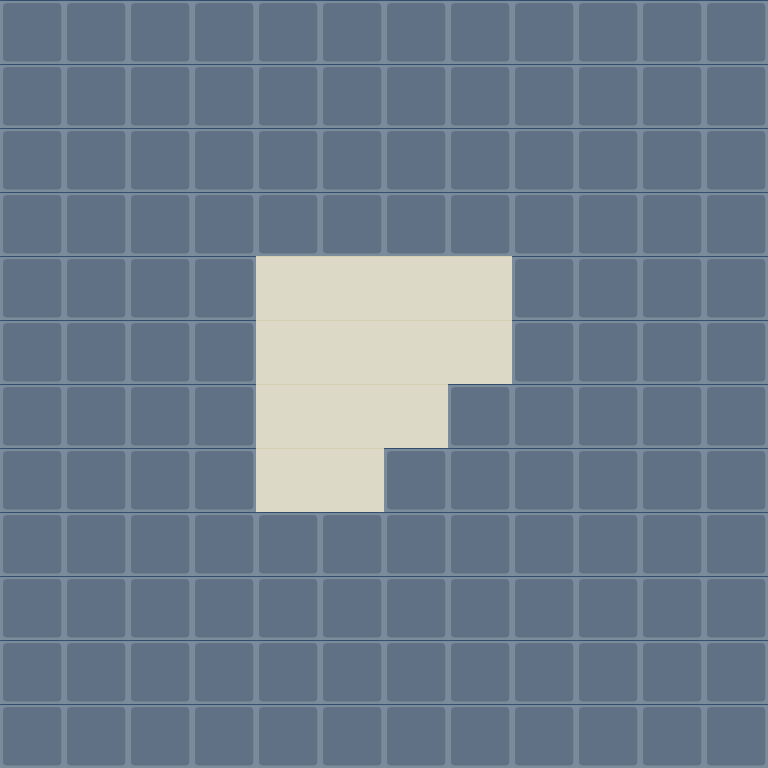

The image is a tile-based game level rendered from a .tmx file. Its description and source (layers, tilesets, objects; grid data summarised) follow:
An orthogonal 12x12 tile map with 64x64 px tiles, 2 tile layers (Tile Layer 1, Meta), 3 tilesets and 4 objects (2x BlueSpawn, 2x RedSpawn).

<map version="1.0" orientation="orthogonal" renderorder="right-down" width="12" height="12" tilewidth="64" tileheight="64" backgroundcolor="#ebe8e6">
 <tileset firstgid="1" name="Tiles_V1" tilewidth="64" tileheight="64">
  <image source="tiles_v1.png" width="128" height="320" />
 </tileset>
 <tileset firstgid="11" name="metaTiles_v1" tilewidth="64" tileheight="64">
  <image source="metaTiles_v1.png" width="320" height="64" />
  <tile id="1">
   <properties>
    <property name="Free" value="True" />
    <property name="Stop" value="False" />
   </properties>
  </tile>
  <tile id="4">
   <properties>
    <property name="Stop" value="True" />
   </properties>
  </tile>
 </tileset>
 <tileset firstgid="16" name="Tiles_V2" tilewidth="64" tileheight="64">
  <image source="tiles_v2.png" width="321" height="192" />
 </tileset>
 <objectgroup color="#ebe8e6" name="Objects">
  <object name="BlueSpawn" x="256" y="448" width="64" height="64">
   <properties>
    <property name="Stop" value="True" />
   </properties>
  </object>
  <object name="BlueSpawn" x="448" y="320" width="64" height="64" />
  <object name="RedSpawn" x="448" y="256" width="64" height="64" />
  <object name="RedSpawn" x="320" y="448" width="64" height="64" />
 </objectgroup>
 <layer name="Tile Layer 1" width="12" height="12">
  <data>[144 cells, 131 non-empty, 1 distinct tile ids]</data>
 </layer>
 <layer name="Meta" width="12" height="12">
  <data>[144 cells, 144 non-empty, 2 distinct tile ids]</data>
 </layer>
</map>
